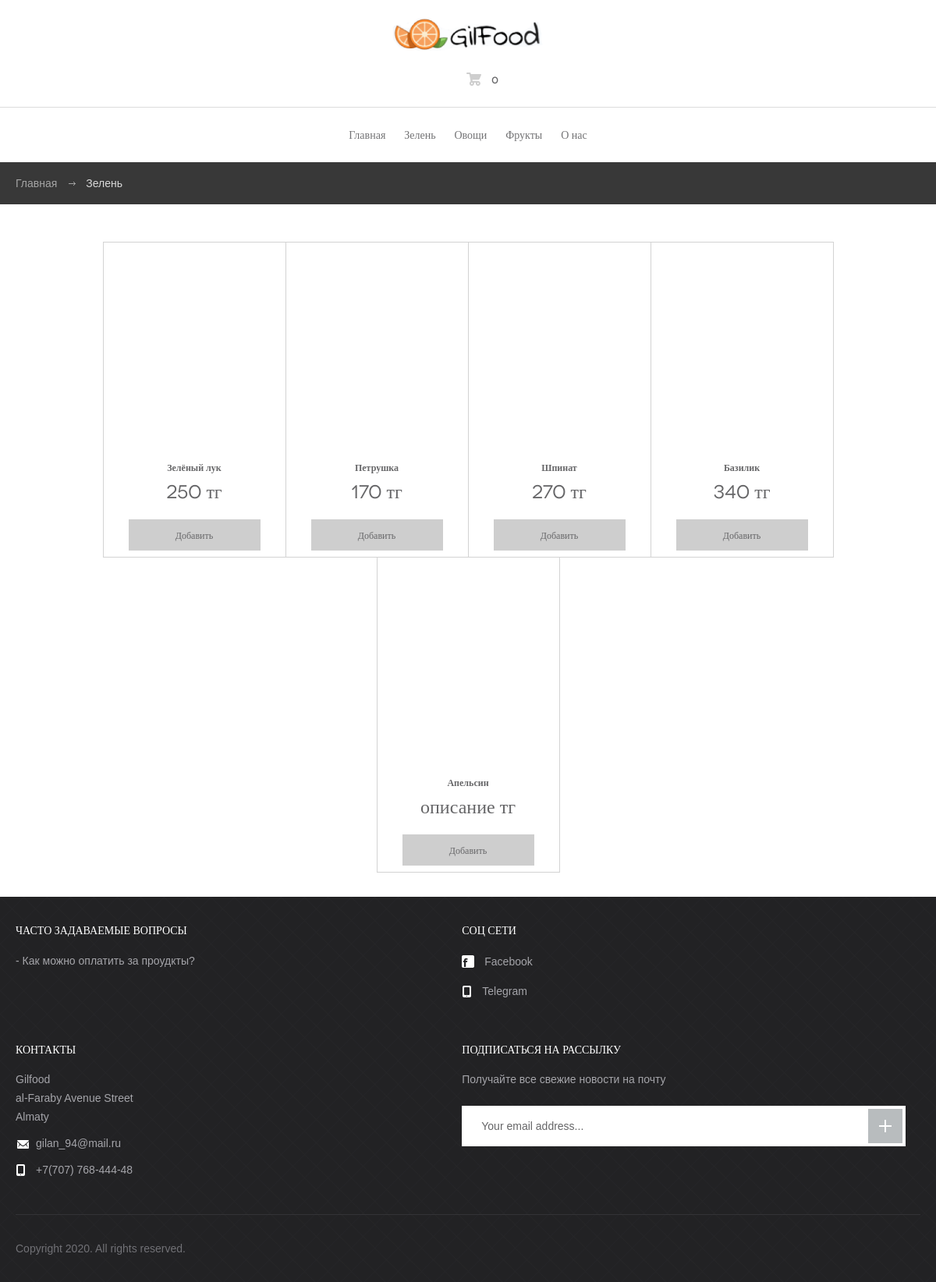
Page /category/1 on the committed database.
### app.py (models this page shows)
class Category(db.Model):
	id = db.Column(db.Integer, primary_key=True)
	name = db.Column(db.String(80), unique=True, nullable=False)
	products = db.relationship('Food', backref='category')

class Food(db.Model):
	id = db.Column(db.Integer, primary_key=True)
	category_id = db.Column(db.Integer, db.ForeignKey('category.id'))
	name = db.Column(db.String(80), unique=True, nullable=False)
	img_url = db.Column(db.String(500), unique=False, nullable=False)
	description = db.Column(db.String(1500), unique=False, nullable=False)
	cost = db.Column(db.Integer, nullable=True)
	baskets = db.relationship('Basket', backref='food')

### app.py (the view)
@app.route('/category/<id>')
def category(id):
	category= Category.query.get(id)
	return render_template("products.html", category=category)

### templates/products.html (shortened to what this page needs)
{% extends "layout.html" %}
{% block content %}
	<div id="breadcrumbs">
		<div class="container">
			<ul>
				<li><a href="/">Главная</a></li>
				<li>{{ category.name }}</li>
			</ul>
		</div>
	</div>
	<div id="body">
		<div class="container">
			<div class="products-wrap">
				<div id="content">
					<section class="products">
					{% for product in category.products %}
						<article>
							<h3><a href="/product/{{ product.id }}">{{ product.name }}</a></h3>
							<h4><a href="/product/{{ product.id }}">{{ product.cost }} тг</a></h4>
							<a href="#" class="btn-add">Добавить</a>
						</article>
					{% endfor %}
					</section>
				</div>
			</div>
		</div>
	</div>
{% endblock %}

### templates/layout.html (shortened to what this page needs)
<!DOCTYPE html>
 <html lang="en">
<head>
	<link rel="stylesheet" media="all" href="{{ url_for('static', filename='css/style.css') }}">
</head>
<body>
	<header id="header">
		<div class="container">
			<a href="/" id="logo" title="GilFood<">GilFood</a>
			<div class="right-links">
				<ul>
					<li><a href="/basket"><span class="ico-products"></span> 0 </a></li>
				</ul>
			</div>
		</div>
	</header>
	<nav id="menu">
		<div class="container">
			<ul>
				<li><a href="/">Главная</a></li>
				<li><a href="/category/1">Зелень</a></li>
				<li><a href="/category/2">Овощи</a></li>
				<li><a href="/category/3">Фрукты</a></li>
				<li><a href="/about">О нас</a></li>
			</ul>
		</div>
	</nav>
			{% block content%}
			{% endblock %}
		<footer id="footer">
		<div class="container">
			<div class="cols">
				<div class="col">
					<h3>Часто задаваемые вопросы</h3>
					<ul>
						<li><a href="#">Как можно оплатить за проудкты? </a></li>
					</ul>
				</div>
				<div class="col media">
					<h3>Соц сети</h3>
					<ul class="social">
						<li><a href="#"><span class="ico ico-fb"></span>Facebook</a></li>
						<li><a href="https://web.telegram.org/#/im?p=@Gillfood_bot"><span class="ico ico-ph"></span>Telegram</a></li>
					</ul>
				</div>
				<div class="col contact">
					<h3>Контакты</h3>
					<p>Gilfood <br>al-Faraby Avenue Street<br>Almaty</p>
					<p><span class="ico ico-em"></span><a href="#">gilan_94@mail.ru</a></p>
					<p><span class="ico ico-ph"></span>+7(707) 768-444-48</p>
				</div>
				<div class="col newsletter">
					<h3>Подписаться на рассылку</h3>
					<p>Получайте все свежие новости на почту</p>
					<form action="#">
						<input type="text" placeholder="Your email address...">
						<button type="submit"></button>
					</form>
				</div>
			</div>
			<p class="copy">Copyright 2020. All rights reserved.</p>
		</div>
	</footer>
</body>
</html>

### rows in the picture
Category: name "Зелень"
Food: name "Зелёный лук", cost "250"
Food: name "Петрушка", cost "170"
Food: name "Шпинат", cost "270"
Food: name "Базилик", cost "340"
Food: name "Апельсин", cost "описание"
